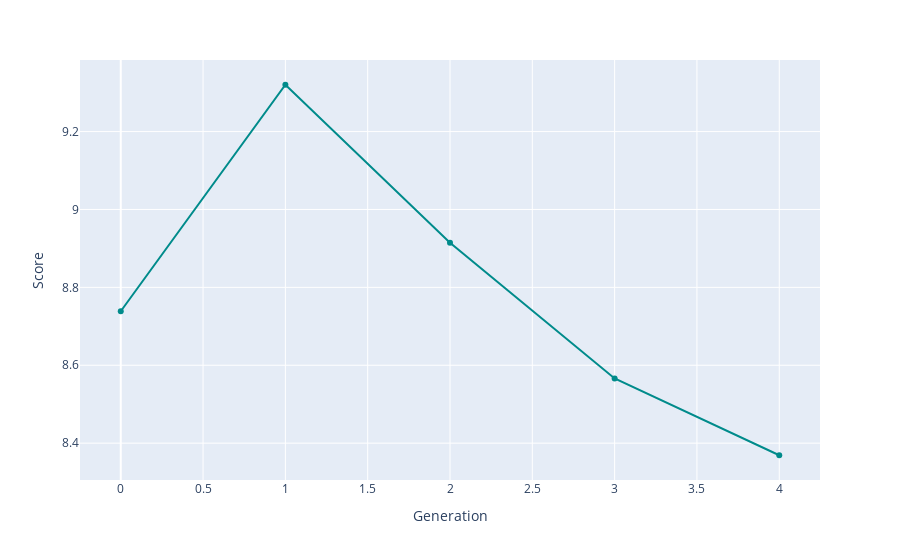

The code cell stored with this chart in its notebook:
### Code cell
bestRankDF = pd.DataFrame(bestRank, columns=['Score', 'Schedule'])
bestRank
bestRankDF['Generation'] = bestRankDF.index.values
fig = px.line(bestRankDF, x='Generation', y='Score',
              hover_data=['Schedule'], markers=True)
fig.update_traces(line_color='DarkCyan')
fig.show()
fileName = f'p{popSize}g{generations}n{nSwaps}p.html'
fig.write_html(f'charts/{fileName}', include_plotlyjs="cdn")

### Figure 1 — Plotly figure (JSON) as saved in the notebook; plotly's stock layout.template omitted (floating-point values rounded to 4 significant figures; data arrays with more than 128 entries replaced by an {"elided": "..."} marker saying what was removed)
{"data": [{"customdata": {"elided": "5x1x48 int values"}, "hovertemplate": "Generation=%{x}<br>Score=%{y}<br>Schedule=%{customdata[0]}<extra></extra>", "legendgroup": "", "line": {"color": "DarkCyan", "dash": "solid"}, "marker": {"symbol": "circle"}, "mode": "lines+markers", "name": "", "orientation": "v", "showlegend": false, "type": "scatter", "x": [0, 1, 2, 3, 4], "xaxis": "x", "y": [8.739, 9.32, 8.914, 8.566, 8.369], "yaxis": "y"}], "layout": {"legend": {"tracegroupgap": 0}, "margin": {"t": 60}, "xaxis": {"anchor": "y", "domain": [0, 1], "title": {"text": "Generation"}}, "yaxis": {"anchor": "x", "domain": [0, 1], "title": {"text": "Score"}}}}
